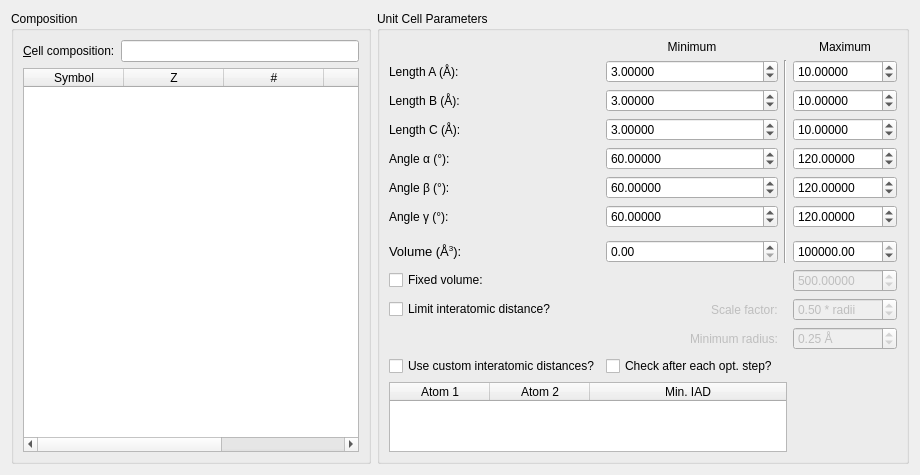
<?xml version="1.0" encoding="UTF-8"?>
<ui version="4.0">
 <class>Tab_Init</class>
 <widget class="QWidget" name="Tab_Init">
  <property name="geometry">
   <rect>
    <x>0</x>
    <y>0</y>
    <width>920</width>
    <height>453</height>
   </rect>
  </property>
  <property name="windowTitle">
   <string>Form</string>
  </property>
  <property name="toolTip">
   <string/>
  </property>
  <layout class="QGridLayout" name="gridLayout">
   <item row="0" column="0">
    <widget class="QGroupBox" name="groupBox_2">
     <property name="title">
      <string>Composition</string>
     </property>
     <layout class="QGridLayout" name="gridLayout_4">
      <item row="0" column="2" colspan="2">
       <widget class="QLineEdit" name="edit_composition">
        <property name="toolTip">
         <string>Type the composition of the crystal here,

Examples:
ti1o2
Ti1O2
TI1O2
Ti1 O2
Ti 1 o 2
etc.</string>
        </property>
       </widget>
      </item>
      <item row="0" column="1">
       <widget class="QLabel" name="label_14">
        <property name="sizePolicy">
         <sizepolicy hsizetype="Fixed" vsizetype="Fixed">
          <horstretch>0</horstretch>
          <verstretch>0</verstretch>
         </sizepolicy>
        </property>
        <property name="text">
         <string>&amp;Cell composition:</string>
        </property>
        <property name="buddy">
         <cstring>edit_composition</cstring>
        </property>
       </widget>
      </item>
      <item row="1" column="1" colspan="3">
       <widget class="QTableWidget" name="table_comp">
        <property name="editTriggers">
         <set>QAbstractItemView::NoEditTriggers</set>
        </property>
        <property name="sortingEnabled">
         <bool>true</bool>
        </property>
        <attribute name="horizontalHeaderMinimumSectionSize">
         <number>9</number>
        </attribute>
        <attribute name="horizontalHeaderStretchLastSection">
         <bool>true</bool>
        </attribute>
        <column>
         <property name="text">
          <string>Symbol</string>
         </property>
        </column>
        <column>
         <property name="text">
          <string>Z</string>
         </property>
        </column>
        <column>
         <property name="text">
          <string>#</string>
         </property>
        </column>
        <column>
         <property name="text">
          <string>Mass</string>
         </property>
        </column>
        <column>
         <property name="text">
          <string>Min. Radius</string>
         </property>
        </column>
       </widget>
      </item>
     </layout>
    </widget>
   </item>
   <item row="0" column="1">
    <widget class="QGroupBox" name="groupBox">
     <property name="title">
      <string>Unit Cell Parameters</string>
     </property>
     <layout class="QGridLayout" name="gridLayout_3">
      <item row="2" column="0">
       <widget class="QLabel" name="label_3">
        <property name="text">
         <string>Length B (Å):</string>
        </property>
        <property name="buddy">
         <cstring>spin_b_min</cstring>
        </property>
       </widget>
      </item>
      <item row="3" column="0">
       <widget class="QLabel" name="label_2">
        <property name="text">
         <string>Length C (Å):</string>
        </property>
        <property name="buddy">
         <cstring>spin_c_min</cstring>
        </property>
       </widget>
      </item>
      <item row="4" column="0">
       <widget class="QLabel" name="label_4">
        <property name="text">
         <string>Angle α (°):</string>
        </property>
        <property name="buddy">
         <cstring>spin_alpha_min</cstring>
        </property>
       </widget>
      </item>
      <item row="1" column="0">
       <widget class="QLabel" name="label_5">
        <property name="text">
         <string>Length A (Å):</string>
        </property>
        <property name="buddy">
         <cstring>spin_a_min</cstring>
        </property>
       </widget>
      </item>
      <item row="1" column="1">
       <widget class="QDoubleSpinBox" name="spin_a_min">
        <property name="decimals">
         <number>5</number>
        </property>
        <property name="singleStep">
         <double>0.100000000000000</double>
        </property>
        <property name="value">
         <double>3.000000000000000</double>
        </property>
       </widget>
      </item>
      <item row="2" column="1">
       <widget class="QDoubleSpinBox" name="spin_b_min">
        <property name="decimals">
         <number>5</number>
        </property>
        <property name="singleStep">
         <double>0.100000000000000</double>
        </property>
        <property name="value">
         <double>3.000000000000000</double>
        </property>
       </widget>
      </item>
      <item row="3" column="1">
       <widget class="QDoubleSpinBox" name="spin_c_min">
        <property name="decimals">
         <number>5</number>
        </property>
        <property name="singleStep">
         <double>0.100000000000000</double>
        </property>
        <property name="value">
         <double>3.000000000000000</double>
        </property>
       </widget>
      </item>
      <item row="4" column="1">
       <widget class="QDoubleSpinBox" name="spin_alpha_min">
        <property name="decimals">
         <number>5</number>
        </property>
        <property name="maximum">
         <double>180.000000000000000</double>
        </property>
        <property name="singleStep">
         <double>0.100000000000000</double>
        </property>
        <property name="value">
         <double>60.000000000000000</double>
        </property>
       </widget>
      </item>
      <item row="1" column="3">
       <widget class="QDoubleSpinBox" name="spin_a_max">
        <property name="decimals">
         <number>5</number>
        </property>
        <property name="maximum">
         <double>9999.989999999999782</double>
        </property>
        <property name="singleStep">
         <double>0.100000000000000</double>
        </property>
        <property name="value">
         <double>10.000000000000000</double>
        </property>
       </widget>
      </item>
      <item row="2" column="3">
       <widget class="QDoubleSpinBox" name="spin_b_max">
        <property name="decimals">
         <number>5</number>
        </property>
        <property name="maximum">
         <double>9999.989999999999782</double>
        </property>
        <property name="singleStep">
         <double>0.100000000000000</double>
        </property>
        <property name="value">
         <double>10.000000000000000</double>
        </property>
       </widget>
      </item>
      <item row="3" column="3">
       <widget class="QDoubleSpinBox" name="spin_c_max">
        <property name="decimals">
         <number>5</number>
        </property>
        <property name="maximum">
         <double>9999.989999999999782</double>
        </property>
        <property name="singleStep">
         <double>0.100000000000000</double>
        </property>
        <property name="value">
         <double>10.000000000000000</double>
        </property>
       </widget>
      </item>
      <item row="4" column="3">
       <widget class="QDoubleSpinBox" name="spin_alpha_max">
        <property name="decimals">
         <number>5</number>
        </property>
        <property name="maximum">
         <double>180.000000000000000</double>
        </property>
        <property name="singleStep">
         <double>0.100000000000000</double>
        </property>
        <property name="value">
         <double>120.000000000000000</double>
        </property>
       </widget>
      </item>
      <item row="0" column="1">
       <widget class="QLabel" name="label_6">
        <property name="sizePolicy">
         <sizepolicy hsizetype="Minimum" vsizetype="Fixed">
          <horstretch>0</horstretch>
          <verstretch>0</verstretch>
         </sizepolicy>
        </property>
        <property name="text">
         <string>Minimum</string>
        </property>
        <property name="alignment">
         <set>Qt::AlignCenter</set>
        </property>
       </widget>
      </item>
      <item row="0" column="3">
       <widget class="QLabel" name="label_7">
        <property name="text">
         <string>Maximum</string>
        </property>
        <property name="alignment">
         <set>Qt::AlignCenter</set>
        </property>
       </widget>
      </item>
      <item row="5" column="0">
       <widget class="QLabel" name="label_8">
        <property name="text">
         <string>Angle β (°):</string>
        </property>
        <property name="buddy">
         <cstring>spin_beta_min</cstring>
        </property>
       </widget>
      </item>
      <item row="8" column="0">
       <widget class="QLabel" name="label_10">
        <property name="text">
         <string>&lt;!DOCTYPE HTML PUBLIC &quot;-//W3C//DTD HTML 4.0//EN&quot; &quot;http://www.w3.org/TR/REC-html40/strict.dtd&quot;&gt;
&lt;html&gt;&lt;head&gt;&lt;meta name=&quot;qrichtext&quot; content=&quot;1&quot; /&gt;&lt;style type=&quot;text/css&quot;&gt;
p, li { white-space: pre-wrap; }
&lt;/style&gt;&lt;/head&gt;&lt;body style=&quot; font-family:'Sans Serif'; font-size:10pt; font-weight:400; font-style:normal;&quot;&gt;
&lt;p style=&quot; margin-top:0px; margin-bottom:0px; margin-left:0px; margin-right:0px; -qt-block-indent:0; text-indent:0px;&quot;&gt;Volume (Å&lt;span style=&quot; vertical-align:super;&quot;&gt;3&lt;/span&gt;):&lt;/p&gt;&lt;/body&gt;&lt;/html&gt;</string>
        </property>
        <property name="buddy">
         <cstring>spin_vol_min</cstring>
        </property>
       </widget>
      </item>
      <item row="5" column="1">
       <widget class="QDoubleSpinBox" name="spin_beta_min">
        <property name="decimals">
         <number>5</number>
        </property>
        <property name="maximum">
         <double>180.000000000000000</double>
        </property>
        <property name="singleStep">
         <double>0.100000000000000</double>
        </property>
        <property name="value">
         <double>60.000000000000000</double>
        </property>
       </widget>
      </item>
      <item row="6" column="1">
       <widget class="QDoubleSpinBox" name="spin_gamma_min">
        <property name="decimals">
         <number>5</number>
        </property>
        <property name="maximum">
         <double>180.000000000000000</double>
        </property>
        <property name="singleStep">
         <double>0.100000000000000</double>
        </property>
        <property name="value">
         <double>60.000000000000000</double>
        </property>
       </widget>
      </item>
      <item row="8" column="1">
       <widget class="QDoubleSpinBox" name="spin_vol_min">
        <property name="decimals">
         <number>2</number>
        </property>
        <property name="maximum">
         <double>1000000.000000000000000</double>
        </property>
        <property name="singleStep">
         <double>1.000000000000000</double>
        </property>
        <property name="value">
         <double>0.000000000000000</double>
        </property>
       </widget>
      </item>
      <item row="5" column="3">
       <widget class="QDoubleSpinBox" name="spin_beta_max">
        <property name="decimals">
         <number>5</number>
        </property>
        <property name="maximum">
         <double>180.000000000000000</double>
        </property>
        <property name="singleStep">
         <double>0.100000000000000</double>
        </property>
        <property name="value">
         <double>120.000000000000000</double>
        </property>
       </widget>
      </item>
      <item row="8" column="3">
       <widget class="QDoubleSpinBox" name="spin_vol_max">
        <property name="decimals">
         <number>2</number>
        </property>
        <property name="maximum">
         <double>1000000.000000000000000</double>
        </property>
        <property name="singleStep">
         <double>1.000000000000000</double>
        </property>
        <property name="value">
         <double>1000000.000000000000000</double>
        </property>
       </widget>
      </item>
      <item row="6" column="3">
       <widget class="QDoubleSpinBox" name="spin_gamma_max">
        <property name="decimals">
         <number>5</number>
        </property>
        <property name="maximum">
         <double>180.000000000000000</double>
        </property>
        <property name="singleStep">
         <double>0.100000000000000</double>
        </property>
        <property name="value">
         <double>120.000000000000000</double>
        </property>
       </widget>
      </item>
      <item row="6" column="0">
       <widget class="QLabel" name="label_11">
        <property name="text">
         <string>Angle γ (°):</string>
        </property>
        <property name="buddy">
         <cstring>spin_gamma_min</cstring>
        </property>
       </widget>
      </item>
      <item row="1" column="2" rowspan="8">
       <widget class="Line" name="line">
        <property name="orientation">
         <enum>Qt::Vertical</enum>
        </property>
       </widget>
      </item>
      <item row="10" column="3">
       <widget class="QDoubleSpinBox" name="spin_fixedVolume">
        <property name="enabled">
         <bool>false</bool>
        </property>
        <property name="toolTip">
         <string>Use this to specify a starting volume for the structure before optimizing.</string>
        </property>
        <property name="decimals">
         <number>5</number>
        </property>
        <property name="maximum">
         <double>999999.000000000000000</double>
        </property>
        <property name="singleStep">
         <double>0.100000000000000</double>
        </property>
        <property name="value">
         <double>500.000000000000000</double>
        </property>
       </widget>
      </item>
      <item row="10" column="0" colspan="2">
       <widget class="QCheckBox" name="cb_fixedVolume">
        <property name="toolTip">
         <string>Use this to specify a starting volume for the structure before optimizing.</string>
        </property>
        <property name="text">
         <string>Fixed volume:</string>
        </property>
       </widget>
      </item>
      <item row="12" column="3">
       <widget class="QDoubleSpinBox" name="spin_scaleFactor">
        <property name="enabled">
         <bool>false</bool>
        </property>
        <property name="toolTip">
         <string>Use this to limit the shortest interatomic distance between
atoms. This ensures that atoms aren't overlapping.

The value specified here is multiplied by each atom's covalent 
radius, and the sum of the scaled radii are used to enforce a
minimum atomic separation between atoms.

The default recommended value is 0.5. This ensures that atoms will not be unphysically close (which may prevent
certain optimization codes from working). Using a higher value
is acceptable while creating random structures in the first 
generation, but may prevent the crossover operator from being
able to create offspring that meet this restriction.</string>
        </property>
        <property name="suffix">
         <string> * radii</string>
        </property>
        <property name="decimals">
         <number>2</number>
        </property>
        <property name="maximum">
         <double>1.000000000000000</double>
        </property>
        <property name="singleStep">
         <double>0.050000000000000</double>
        </property>
        <property name="value">
         <double>0.500000000000000</double>
        </property>
       </widget>
      </item>
      <item row="14" column="3">
       <spacer name="verticalSpacer_2">
        <property name="orientation">
         <enum>Qt::Vertical</enum>
        </property>
        <property name="sizeHint" stdset="0">
         <size>
          <width>20</width>
          <height>40</height>
         </size>
        </property>
       </spacer>
      </item>
      <item row="12" column="0" colspan="2">
       <layout class="QHBoxLayout" name="horizontalLayout">
        <item>
         <widget class="QCheckBox" name="cb_interatomicDistanceLimit">
           <property name="enabled">
           <bool>true</bool>
          </property>
         <property name="toolTip">
           <string>Use this to limit the shortest interatomic distance between atoms. This ensures that atoms aren't overlapping.</string>
          </property>
          <property name="text">
           <string>Limit interatomic distance?</string>
          </property>
         </widget>
        </item>
        <item>
         <spacer name="horizontalSpacer">
          <property name="orientation">
           <enum>Qt::Horizontal</enum>
          </property>
          <property name="sizeHint" stdset="0">
           <size>
            <width>40</width>
            <height>20</height>
           </size>
          </property>
         </spacer>
        </item>
        <item>
         <widget class="QLabel" name="label">
          <property name="enabled">
           <bool>false</bool>
          </property>
          <property name="text">
           <string>Scale factor:</string>
          </property>
          <property name="buddy">
           <cstring>spin_scaleFactor</cstring>
          </property>
         </widget>
        </item>
       </layout>
      </item>
      <item row="13" column="0" colspan="2">
       <layout class="QHBoxLayout" name="horizontalLayout_3">
        <item>
         <spacer name="horizontalSpacer_2">
          <property name="orientation">
           <enum>Qt::Horizontal</enum>
          </property>
          <property name="sizeHint" stdset="0">
           <size>
            <width>40</width>
            <height>20</height>
           </size>
          </property>
         </spacer>
        </item>
        <item>
         <widget class="QLabel" name="label_9">
          <property name="enabled">
           <bool>false</bool>
          </property>
          <property name="text">
           <string>Minimum radius:</string>
          </property>
          <property name="buddy">
           <cstring>spin_minRadius</cstring>
          </property>
         </widget>
        </item>
       </layout>
      </item>
      <item row="13" column="3">
       <widget class="QDoubleSpinBox" name="spin_minRadius">
        <property name="enabled">
         <bool>false</bool>
        </property>
        <property name="suffix">
         <string> Å</string>
        </property>
        <property name="decimals">
         <number>2</number>
        </property>
        <property name="singleStep">
         <double>0.050000000000000</double>
        </property>
        <property name="value">
         <double>0.250000000000000</double>
        </property>
       </widget>
   </item>
   <item row="14" column="0" colspan="1">
       <widget class="QCheckBox" name="cb_customIAD">
           <property name="enabled">
           <bool>true</bool>
          </property>
       <property name="text">
            <string>Use custom interatomic distances?</string>
        </property>
       </widget>
   </item>
    <item row="14" column="1" colspan="1">
       <widget class="QCheckBox" name="cb_checkStepOpt">
           <property name="enabled">
           <bool>true</bool>
          </property>
       <property name="text">
            <string>Check after each opt. step?</string>
        </property>
       </widget>
   </item>
     <item row="15" column="0" colspan="3">
        <widget class="QTableWidget" name="table_IAD">
        <property name="sortingEnabled">
         <bool>true</bool>
        </property>
        <property name="editTriggers">
         <set>QAbstractItemView::DoubleClicked</set>
        </property>
        <attribute name="horizontalHeaderMinimumSectionSize">
         <number>9</number>
        </attribute>
        <attribute name="horizontalHeaderStretchLastSection">
         <bool>true</bool>
        </attribute>
        <column>
            <property name="text">
                <string>Atom 1</string>
            </property>
        </column>
        <column>
            <property name="text">
                <string>Atom 2</string>
            </property>
        </column>
        <column>
            <property name="text">
                <string>Min. IAD</string>
            </property>
        </column>
       </widget>
      </item>
     </layout>
    </widget>
   </item>
  </layout>
 </widget>
 <tabstops>
  <tabstop>edit_composition</tabstop>
  <tabstop>spin_a_min</tabstop>
  <tabstop>spin_a_max</tabstop>
  <tabstop>spin_b_min</tabstop>
  <tabstop>spin_b_max</tabstop>
  <tabstop>spin_c_min</tabstop>
  <tabstop>spin_c_max</tabstop>
  <tabstop>spin_alpha_min</tabstop>
  <tabstop>spin_alpha_max</tabstop>
  <tabstop>spin_beta_min</tabstop>
  <tabstop>spin_beta_max</tabstop>
  <tabstop>spin_gamma_min</tabstop>
  <tabstop>spin_gamma_max</tabstop>
  <tabstop>spin_vol_min</tabstop>
  <tabstop>spin_vol_max</tabstop>
  <tabstop>cb_fixedVolume</tabstop>
  <tabstop>spin_fixedVolume</tabstop>
  <tabstop>cb_interatomicDistanceLimit</tabstop>
  <tabstop>spin_scaleFactor</tabstop>
  <tabstop>spin_minRadius</tabstop>
  <tabstop>table_comp</tabstop>
  <tabstop>table_IAD</tabstop>
  <tabstop>cb_customIAD</tabstop>
  <tabstop>cb_checkStepOpt</tabstop>
 </tabstops>
 <resources/>
 <connections>
  <connection>
   <sender>cb_fixedVolume</sender>
   <signal>toggled(bool)</signal>
   <receiver>spin_fixedVolume</receiver>
   <slot>setEnabled(bool)</slot>
   <hints>
    <hint type="sourcelabel">
     <x>768</x>
     <y>255</y>
    </hint>
    <hint type="destinationlabel">
     <x>908</x>
     <y>256</y>
    </hint>
   </hints>
  </connection>
  <connection>
   <sender>cb_fixedVolume</sender>
   <signal>toggled(bool)</signal>
   <receiver>spin_vol_min</receiver>
   <slot>setDisabled(bool)</slot>
   <hints>
    <hint type="sourcelabel">
     <x>768</x>
     <y>255</y>
    </hint>
    <hint type="destinationlabel">
     <x>768</x>
     <y>230</y>
    </hint>
   </hints>
  </connection>
  <connection>
   <sender>cb_fixedVolume</sender>
   <signal>toggled(bool)</signal>
   <receiver>label_10</receiver>
   <slot>setDisabled(bool)</slot>
   <hints>
    <hint type="sourcelabel">
     <x>768</x>
     <y>255</y>
    </hint>
    <hint type="destinationlabel">
     <x>616</x>
     <y>230</y>
    </hint>
   </hints>
  </connection>
  <connection>
   <sender>cb_fixedVolume</sender>
   <signal>toggled(bool)</signal>
   <receiver>spin_vol_max</receiver>
   <slot>setDisabled(bool)</slot>
   <hints>
    <hint type="sourcelabel">
     <x>768</x>
     <y>255</y>
    </hint>
    <hint type="destinationlabel">
     <x>908</x>
     <y>230</y>
    </hint>
   </hints>
  </connection>
   <connection>
   <sender>cb_interatomicDistanceLimit</sender>
   <signal>toggled(bool)</signal>
   <receiver>spin_scaleFactor</receiver>
   <slot>setEnabled(bool)</slot>
   <hints>
    <hint type="sourcelabel">
     <x>647</x>
     <y>282</y>
    </hint>
    <hint type="destinationlabel">
     <x>908</x>
     <y>282</y>
    </hint>
   </hints>
  </connection>
 <connection>
   <sender>cb_interatomicDistanceLimit</sender>
   <signal>toggled(bool)</signal>
   <receiver>label</receiver>
   <slot>setEnabled(bool)</slot>
   <hints>
    <hint type="sourcelabel">
     <x>541</x>
     <y>274</y>
    </hint>
    <hint type="destinationlabel">
     <x>720</x>
     <y>276</y>
    </hint>
   </hints>
  </connection>
  <connection>
   <sender>cb_interatomicDistanceLimit</sender>
   <signal>toggled(bool)</signal>
   <receiver>label_9</receiver>
   <slot>setEnabled(bool)</slot>
   <hints>
    <hint type="sourcelabel">
     <x>537</x>
     <y>265</y>
    </hint>
    <hint type="destinationlabel">
     <x>701</x>
     <y>303</y>
    </hint>
   </hints>
  </connection>
  <connection>
   <sender>cb_interatomicDistanceLimit</sender>
   <signal>toggled(bool)</signal>
   <receiver>spin_minRadius</receiver>
   <slot>setEnabled(bool)</slot>
   <hints>
    <hint type="sourcelabel">
     <x>511</x>
     <y>277</y>
    </hint>
    <hint type="destinationlabel">
     <x>846</x>
     <y>301</y>
    </hint>
   </hints>
  </connection>
   <connection>
   <sender>cb_interatomicDistanceLimit</sender>
   <signal>toggled(bool)</signal>
   <receiver>cb_customIAD</receiver>
   <slot>setDisabled(bool)</slot>
   <hints>
    <hint type="sourcelabel">
     <x>511</x>
     <y>277</y>
    </hint>
    <hint type="destinationlabel">
     <x>846</x>
     <y>301</y>
    </hint>
   </hints>
   </connection>
   <connection>
   <sender>cb_customIAD</sender>
   <signal>toggled(bool)</signal>
   <receiver>table_IAD</receiver>
   <slot>setEnabled(bool)</slot>
   <hints>
    <hint type="sourcelabel">
     <x>511</x>
     <y>277</y>
    </hint>
    <hint type="destinationlabel">
     <x>846</x>
     <y>301</y>
    </hint>
   </hints>
  </connection>
 <connection>
   <sender>cb_customIAD</sender>
   <signal>toggled(bool)</signal>
   <receiver>cb_interatomicDistanceLimit</receiver>
   <slot>setDisabled(bool)</slot>
   <hints>
    <hint type="sourcelabel">
     <x>511</x>
     <y>277</y>
    </hint>
    <hint type="destinationlabel">
     <x>846</x>
     <y>301</y>
    </hint>
   </hints>
  </connection>
</connections>
</ui>
